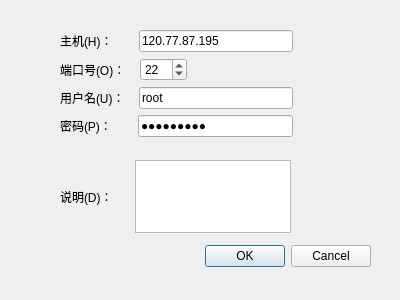
<?xml version="1.0" encoding="UTF-8"?>
<ui version="4.0">
 <class>NewConnection</class>
 <widget class="QDialog" name="NewConnection">
  <property name="geometry">
   <rect>
    <x>0</x>
    <y>0</y>
    <width>400</width>
    <height>300</height>
   </rect>
  </property>
  <property name="windowTitle">
   <string>Dialog</string>
  </property>
  <widget class="QDialogButtonBox" name="buttonBox">
   <property name="geometry">
    <rect>
     <x>30</x>
     <y>240</y>
     <width>341</width>
     <height>32</height>
    </rect>
   </property>
   <property name="orientation">
    <enum>Qt::Horizontal</enum>
   </property>
   <property name="standardButtons">
    <set>QDialogButtonBox::Cancel|QDialogButtonBox::Ok</set>
   </property>
  </widget>
  <widget class="QWidget" name="layoutWidget_5">
   <property name="geometry">
    <rect>
     <x>60</x>
     <y>160</y>
     <width>231</width>
     <height>73</height>
    </rect>
   </property>
   <layout class="QHBoxLayout" name="horizontalLayout_5">
    <item>
     <widget class="QLabel" name="statusLabel">
      <property name="text">
       <string>说明(D)：</string>
      </property>
     </widget>
    </item>
    <item>
     <spacer name="horizontalSpacer_5">
      <property name="orientation">
       <enum>Qt::Horizontal</enum>
      </property>
      <property name="sizeType">
       <enum>QSizePolicy::MinimumExpanding</enum>
      </property>
      <property name="sizeHint" stdset="0">
       <size>
        <width>16</width>
        <height>20</height>
       </size>
      </property>
     </spacer>
    </item>
    <item>
     <widget class="QTextEdit" name="statusTextEdit"/>
    </item>
   </layout>
  </widget>
  <widget class="QWidget" name="layoutWidget">
   <property name="geometry">
    <rect>
     <x>60</x>
     <y>30</y>
     <width>233</width>
     <height>108</height>
    </rect>
   </property>
   <layout class="QVBoxLayout" name="verticalLayout">
    <item>
     <layout class="QHBoxLayout" name="horizontalLayout_3">
      <item>
       <widget class="QLabel" name="hostNumLabel">
        <property name="sizePolicy">
         <sizepolicy hsizetype="Fixed" vsizetype="Preferred">
          <horstretch>0</horstretch>
          <verstretch>0</verstretch>
         </sizepolicy>
        </property>
        <property name="text">
         <string>主机(H)：</string>
        </property>
       </widget>
      </item>
      <item>
       <spacer name="horizontalSpacer_3">
        <property name="orientation">
         <enum>Qt::Horizontal</enum>
        </property>
        <property name="sizeType">
         <enum>QSizePolicy::Fixed</enum>
        </property>
        <property name="sizeHint" stdset="0">
         <size>
          <width>20</width>
          <height>20</height>
         </size>
        </property>
       </spacer>
      </item>
      <item>
       <widget class="QLineEdit" name="hostNumLineEdit">
        <property name="text">
         <string>120.77.87.195</string>
        </property>
       </widget>
      </item>
     </layout>
    </item>
    <item>
     <layout class="QHBoxLayout" name="horizontalLayout_4">
      <item>
       <widget class="QLabel" name="portNumLabel">
        <property name="sizePolicy">
         <sizepolicy hsizetype="Fixed" vsizetype="Preferred">
          <horstretch>0</horstretch>
          <verstretch>0</verstretch>
         </sizepolicy>
        </property>
        <property name="text">
         <string>端口号(O)：</string>
        </property>
       </widget>
      </item>
      <item>
       <spacer name="horizontalSpacer_4">
        <property name="orientation">
         <enum>Qt::Horizontal</enum>
        </property>
        <property name="sizeType">
         <enum>QSizePolicy::Fixed</enum>
        </property>
        <property name="sizeHint" stdset="0">
         <size>
          <width>8</width>
          <height>20</height>
         </size>
        </property>
       </spacer>
      </item>
      <item>
       <widget class="QDoubleSpinBox" name="portNumSpinBox">
        <property name="decimals">
         <number>0</number>
        </property>
        <property name="value">
         <double>22.000000000000000</double>
        </property>
       </widget>
      </item>
      <item>
       <spacer name="horizontalSpacer_6">
        <property name="orientation">
         <enum>Qt::Horizontal</enum>
        </property>
        <property name="sizeHint" stdset="0">
         <size>
          <width>80</width>
          <height>20</height>
         </size>
        </property>
       </spacer>
      </item>
     </layout>
    </item>
    <item>
     <layout class="QHBoxLayout" name="horizontalLayout">
      <item>
       <widget class="QLabel" name="nameLabel">
        <property name="sizePolicy">
         <sizepolicy hsizetype="Fixed" vsizetype="Preferred">
          <horstretch>0</horstretch>
          <verstretch>0</verstretch>
         </sizepolicy>
        </property>
        <property name="text">
         <string>用户名(U)：</string>
        </property>
       </widget>
      </item>
      <item>
       <spacer name="horizontalSpacer">
        <property name="orientation">
         <enum>Qt::Horizontal</enum>
        </property>
        <property name="sizeType">
         <enum>QSizePolicy::Fixed</enum>
        </property>
        <property name="sizeHint" stdset="0">
         <size>
          <width>8</width>
          <height>20</height>
         </size>
        </property>
       </spacer>
      </item>
      <item>
       <widget class="QLineEdit" name="nameLineEdit">
        <property name="text">
         <string>root</string>
        </property>
       </widget>
      </item>
     </layout>
    </item>
    <item>
     <layout class="QHBoxLayout" name="horizontalLayout_2">
      <item>
       <widget class="QLabel" name="protocolLabel">
        <property name="sizePolicy">
         <sizepolicy hsizetype="Fixed" vsizetype="Preferred">
          <horstretch>0</horstretch>
          <verstretch>0</verstretch>
         </sizepolicy>
        </property>
        <property name="text">
         <string>密码(P)：</string>
        </property>
       </widget>
      </item>
      <item>
       <spacer name="horizontalSpacer_2">
        <property name="orientation">
         <enum>Qt::Horizontal</enum>
        </property>
        <property name="sizeType">
         <enum>QSizePolicy::Fixed</enum>
        </property>
        <property name="sizeHint" stdset="0">
         <size>
          <width>20</width>
          <height>20</height>
         </size>
        </property>
       </spacer>
      </item>
      <item>
       <widget class="QLineEdit" name="protocolLineEdit">
        <property name="text">
         <string>Hzw123123</string>
        </property>
        <property name="echoMode">
         <enum>QLineEdit::Password</enum>
        </property>
       </widget>
      </item>
     </layout>
    </item>
   </layout>
  </widget>
  <zorder>buttonBox</zorder>
  <zorder>layoutWidget</zorder>
  <zorder>layoutWidget_5</zorder>
 </widget>
 <resources/>
 <connections>
  <connection>
   <sender>buttonBox</sender>
   <signal>accepted()</signal>
   <receiver>NewConnection</receiver>
   <slot>accept()</slot>
   <hints>
    <hint type="sourcelabel">
     <x>248</x>
     <y>254</y>
    </hint>
    <hint type="destinationlabel">
     <x>157</x>
     <y>274</y>
    </hint>
   </hints>
  </connection>
  <connection>
   <sender>buttonBox</sender>
   <signal>rejected()</signal>
   <receiver>NewConnection</receiver>
   <slot>reject()</slot>
   <hints>
    <hint type="sourcelabel">
     <x>316</x>
     <y>260</y>
    </hint>
    <hint type="destinationlabel">
     <x>286</x>
     <y>274</y>
    </hint>
   </hints>
  </connection>
 </connections>
</ui>
